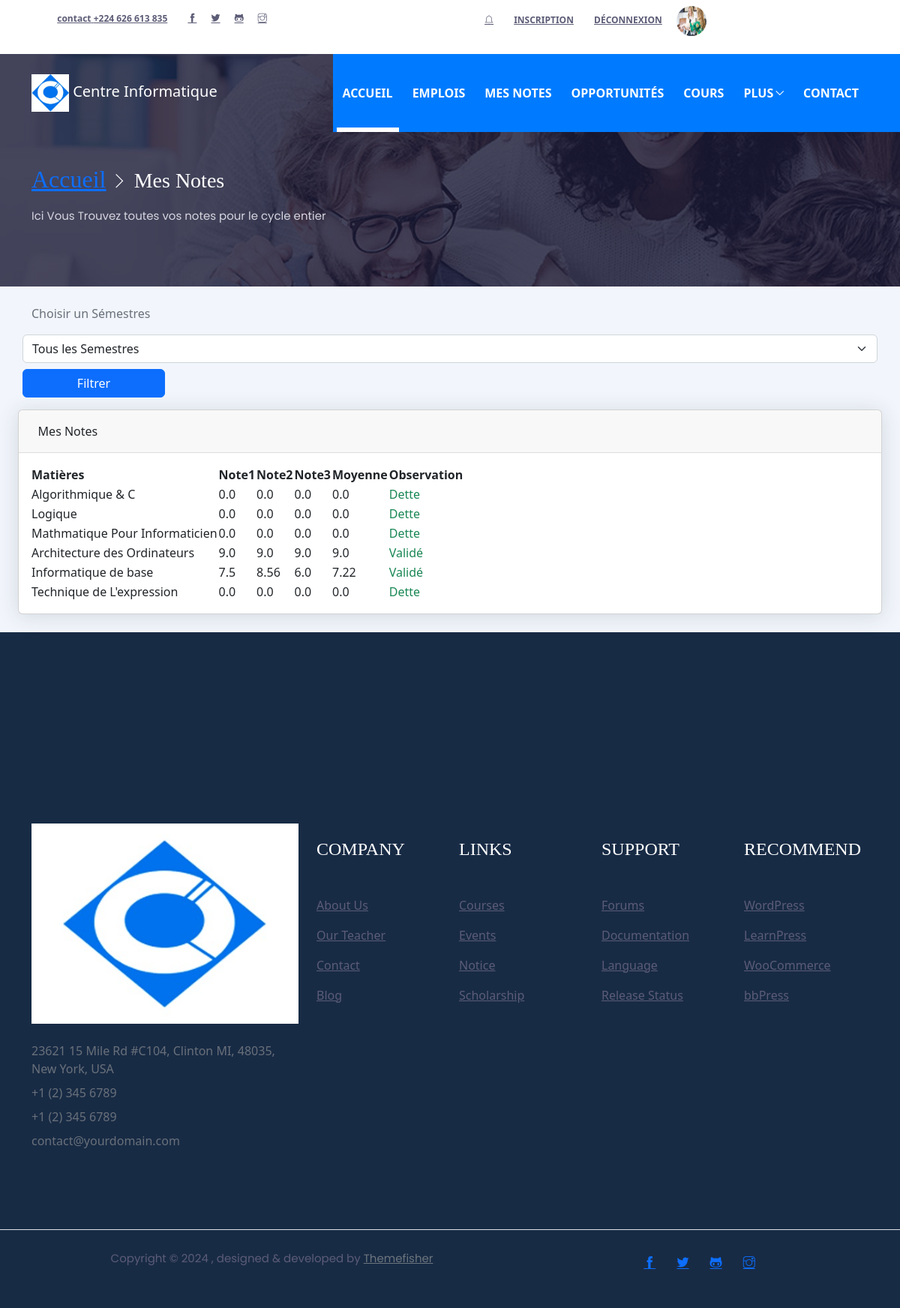
Page /notes (signed in) on the committed database.
### Application/models.py (models this page shows, shortened)
class Etudiant(models.Model):
    user = models.OneToOneField(User, on_delete=models.CASCADE,blank=True,null=True)
    ine = models.CharField(max_length=50, unique=True)  # INE attribué au Etudiant par Gupol
    pv = models.CharField(max_length=20, unique=True)  # PV du bac
    pere = models.CharField(max_length=50)  # le prenom du père
    mere = models.CharField(max_length=100)  # le nom complet de la mère
    date_naissance = models.DateField(max_length=10,default="1900-01-01")
    lieu_naissance = models.CharField(max_length=50)
    ecole_origine = models.CharField(max_length=10)
    departement = models.ForeignKey(Departement, on_delete= models.CASCADE)
    licence = models.ForeignKey(Licence, on_delete=models.CASCADE)
    genre = models.BooleanField(default=True)
    adresse = models.CharField(max_length=50, default ="Conakry")
    tel = models.CharField(max_length=50,blank=True, null=True)
    photo_profile = models.ImageField(upload_to="img_profile_etudiant", blank=True, null=True)

class Notes(models.Model):
    Etudiant = models.ForeignKey(Etudiant, on_delete=models.CASCADE)
    note1 = models.FloatField(default=0.0)
    note2 = models.FloatField(default=0.0)
    note3 = models.FloatField(default=0.0)
    matiere = models.ForeignKey(Matiere, on_delete=models.CASCADE)
    def moyenne(self) -> float:
        return round((self.note1 * 0.3) + (self.note2 * 0.3) + (self.note3 * 0.4),2)
    def observation(self):
        if self.moyenne() < 3.5:
            return "Dette"
        if self.moyenne() < 5.0:
            return "Session"
        if self.moyenne() >= 5.0:
            return "Validé"
    class Meta:
        unique_together = [['Etudiant','matiere']]

class Matiere(models.Model):
    libele = models.CharField(max_length=255)
    slug = models.SlugField()
    semestre = models.ForeignKey(Semestre, on_delete=models.CASCADE)
    professeur = models.ForeignKey(Professeur, on_delete=models.CASCADE)
    departement = models.ForeignKey(Departement, on_delete=models.CASCADE)
    description = models.TextField(default="description de la matière")
    image = models.ImageField(upload_to="image_matiere", blank=True, null=True)
    def __str__(self):
        return self.libele

### Application/views.py (the view)
# urls.py: path("notes", Note, name="notes"),
@login_required(login_url="login")
def Note(request):
    if not request.user.etudiant:
        return redirect('index')
    username = request.user.username
    licences = Licence.objects.all()
    semestres = Semestre.objects.all()
    notes = Notes.objects.filter(Etudiant__user__username=username)
    matieres = Matiere.objects.all()
    if request.method == "POST":
        licence_choisie = request.POST.get('licence')
        semestre_choisi = request.POST.get('semestre')
        if semestre_choisi and semestre_choisi != "Toutes":
            notes = notes.filter(matiere__semestre__numero=int(semestre_choisi))
    context = {
        "semestres": semestres,
        "notes": notes,
        "matieres": matieres,
    }
    return render(request, 'notes/notes.html', context)

### Application/templates/notes/notes.html (shortened to what this page needs)
{% extends "base.html" %}
{% load static %}
{% block containt %}
<div class="container-fluide mt-10">
    {% include "notes/hero_section.html" %}
</div>
    <div id="layoutSidenav mt-10">
        {% include "notes/section_filtre.html" %}
        <div id="layoutSidenav_content">
            <main>
                <div class="container-fluid px-4">
                    <div class="card mb-4">
                        <div class="card-header">
                            Mes Notes
                        </div>
                        <div class="card-body">
                            <table id="datatablesSimple">
                                <thead>
                                    <tr>
                                        <th>Matières</th>
                                        <th>Note1</th>
                                        <th>Note2</th>
                                        <th>Note3</th>
                                        <th>Moyenne</th>
                                        <th>Observation</th>
                                    </tr>
                                </thead>
                                <tbody>
                                    {% for note in notes %}
                                    <tr>
                                      <td>{{ note.matiere }}</td>
                                      <td>{{ note.note1 }}</td>
                                      <td>{{ note.note2 }}</td>
                                      <td>{{ note.note3 }}</td>
                                      <td style="width: fit-content;">{{ note.moyenne }}</td>
                                      <td style="width: fit-content;"
                                      {% if  note.observation == "Session" %}
                                        class="text-warning"
                                      {% elif  note.observatiopn == "Dette" %}
                                        class="text-danger"
                                    {% else %}
                                        class="text-success"
                                      {% endif %}
                                         >{{ note.observation }}</td>
                                    </tr>
                                  {% endfor %}
                                </tbody>
                            </table>
                        </div>
                    </div>
                </div>
            </main>
        </div>
    </div>
{% endblock %}

### Application/templates/_partials/navbar.html (shortened to what this page needs)
{% load static %}
<header class="fixed-top header">
  <div class="top-header py-2 bg-white mb-0 py-0">
    <div class="container">
      <div class="row no-gutters">
        <div class="col-lg-4 text-center text-lg-left">
          <a class="text-color mr-3" href="tel:+443003030266"><strong>contact</strong> +224 626 613 835</a>
          <ul class="list-inline d-inline">
            <li class="list-inline-item mx-0"><a class="d-inline-block p-2 text-color" href="https://facebook.com/themefisher/"><i class="ti-facebook"></i></a></li>
            <li class="list-inline-item mx-0"><a class="d-inline-block p-2 text-color" href="https://twitter.com/themefisher"><i class="ti-twitter-alt"></i></a></li>
            <li class="list-inline-item mx-0"><a class="d-inline-block p-2 text-color" href="https://github.com/themefisher"><i class="ti-github"></i></a></li>
            <li class="list-inline-item mx-0"><a class="d-inline-block p-2 text-color" href="https://instagram.com/themefisher/"><i class="ti-instagram"></i></a></li>
          </ul>
        </div>
        <div class="col-lg-8 text-center text-lg-right">
          <ul class="list-inline">
            <li class="list-inline-item"><a class="text-uppercase text-color p-sm-2 py-2 px-0 d-inline-block" href="notice.html"><i class="ti-bell 2x"></i></a></li>
            <li class="list-inline-item"><a class="text-uppercase text-color p-sm-2 py-2 px-0 d-inline-block" href="{% url 'verifier' %}">Inscription</a></li>
            {% if user.is_authenticated %}
              <li class="list-inline-item"><a class="text-uppercase text-color p-sm-2 py-2 px-0 d-inline-block" href="{% url 'logout' %}">Déconnexion</a></li>
              {% if user.etudiant.photo_profile %}
                <li class="list-inline-item">
                  <img src="{{user.etudiant.photo_profile.url}}" style="width:40px;height:40px; border-radius:30px; margin:0px" data-toggle="modal" data-target="#profileModal">
                </li>
              {% else %}
                <li class="list-inline-item">
                  <img src="{% static 'images/teacher.jpg' %}" style="width:40px;height:40px; border-radius:30px; margin:0px" data-toggle="modal" data-target="#profileModal">
                </li>
              {% endif %}
            {% endif %}
          </ul>
        </div>
      </div>
    </div>
  </div>
  <div class="navigation w-100">
    <div class="container">
      <nav class="navbar navbar-expand-lg navbar-dark p-0">
        <a class="navbar-brand" href="{% url 'index' %}"><img src="{% static 'images/small_logo.png' %}" alt="logo" style="width:50px; height:50px"> Centre Informatique</a>
        <div class="collapse navbar-collapse" id="navigation">
          <ul class="navbar-nav ml-auto text-center">
            <li class="nav-item active">
              <a class="nav-link text-white" href="{% url 'index' %}">Accueil</a>
            </li>
            {% if user.is_authenticated and user.etudiant %}
              <li class="nav-item">
                <a class="nav-link" href="about.html">Emplois</a>
              </li>
              <li class="nav-item">
                <a class="nav-link" href="{% url 'notes' %}">Mes Notes</a>
              </li>
              <li class="nav-item">
                <a class="nav-link" href="{% url 'opportunite' %}">Opportunités</a>
              </li>
            {% endif %}
            <li class="nav-item">
              <a class="nav-link text-white" href="{% url 'cours' %}">Cours</a>
            </li>
            <li class="nav-item dropdown">
              <a class="nav-link dropdown-toggle text-white" href="#" id="navbarDropdown" role="button" data-toggle="dropdown" aria-haspopup="true" aria-expanded="false">Plus</a>
            </li>
            <li class="nav-item">
              <a class="nav-link text-white" href="contact.html">CONTACT</a>
            </li>
          </ul>
        </div>
      </nav>
    </div>
  </div>
</header>

### Application/static/css/style.css (style rules this page uses)
body { line-height: 1.2; font-family: "Poppins", sans-serif; -webkit-font-smoothing: antialiased; font-size: 15px; color: #5c5c77; }
body { background-color: #fff; overflow-x: hidden; }
ol, ul { list-style-type: none; margin: 0px; }
img { vertical-align: middle; border: 0; }
a, a:hover, a:focus { text-decoration: none; }
a, button, select { cursor: pointer; transition: 0.2s ease; }
.text-color { color: #5c5c77; }
.top-header { font-size: 12px; transition: transform 0.2s ease; transform-origin: top; font-weight: 600; }
.navigation { background: linear-gradient(to right, transparent 50%, var(--primary) 50%); transition: 0.2s ease; }
.navbar-nav { padding-left: 50px; background: var(--primary); }
.nav-item { margin: 0 5px; position: relative; }
.nav-item .nav-link { text-transform: uppercase; font-weight: 600; }
.nav-item::before { position: absolute; left: 0; bottom: 0; height: 6px; width: 100%; content: ""; background: #fff; transform: scaleY(0); transform-origin: top; transition: transform 0.3s ease; pointer-events: none; }
.nav-item:hover::before, .nav-item.active::before { transform: scaleY(1); transform-origin: bottom; }
.navbar-dark .navbar-nav .nav-link { color: #fff; }
.navbar-dark .navbar-nav .active > .nav-link, .navbar-dark .navbar-nav .nav-link.active, .navbar-dark .navbar-nav .nav-link.show, .navbar-dark .navbar-nav .show > .nav-link { color: #fff; }
.navbar-expand-lg .navbar-nav .nav-link { padding: 40px 0px; }
.navbar .nav-item > .dropdown-toggle::after { border: 0; margin-left: 0.255em; vertical-align: 1px; content: "\e64b"; font-family: "themify"; font-size: 11px; width: auto; }

### Application/templates/_partials/navbar.html (style rules this page uses)
body { margin-top:20px; background-color:#f2f6fc; color:#69707a; }
.card { box-shadow: 0 0.15rem 1.75rem 0 rgb(33 40 50 / 15%); }
.card .card-header { font-weight: 500; }
.card-header:first-child { border-radius: 0.35rem 0.35rem 0 0; }
.card-header { padding: 1rem 1.35rem; margin-bottom: 0; background-color: rgba(33, 40, 50, 0.03); border-bottom: 1px solid rgba(33, 40, 50, 0.125); }

### rows in the picture
Notes: matiere "Algorithmique & C", note1 "0.0", note2 "0.0", note3 "0.0", moyenne "0.0", observation "Dette"
Notes: matiere "Logique", note1 "0.0", note2 "0.0", note3 "0.0", moyenne "0.0", observation "Dette"
Notes: matiere "Mathmatique Pour Informaticien", note1 "0.0", note2 "0.0", note3 "0.0", moyenne "0.0", observation "Dette"
Notes: matiere "Architecture des Ordinateurs", note1 "9.0", note2 "9.0", note3 "9.0", moyenne "9.0", observation "Validé"
Notes: matiere "Informatique de base", note1 "7.5", note2 "8.56", note3 "6.0", moyenne "7.22", observation "Validé"
Notes: matiere "Technique de L'expression", note1 "0.0", note2 "0.0", note3 "0.0", moyenne "0.0", observation "Dette"
